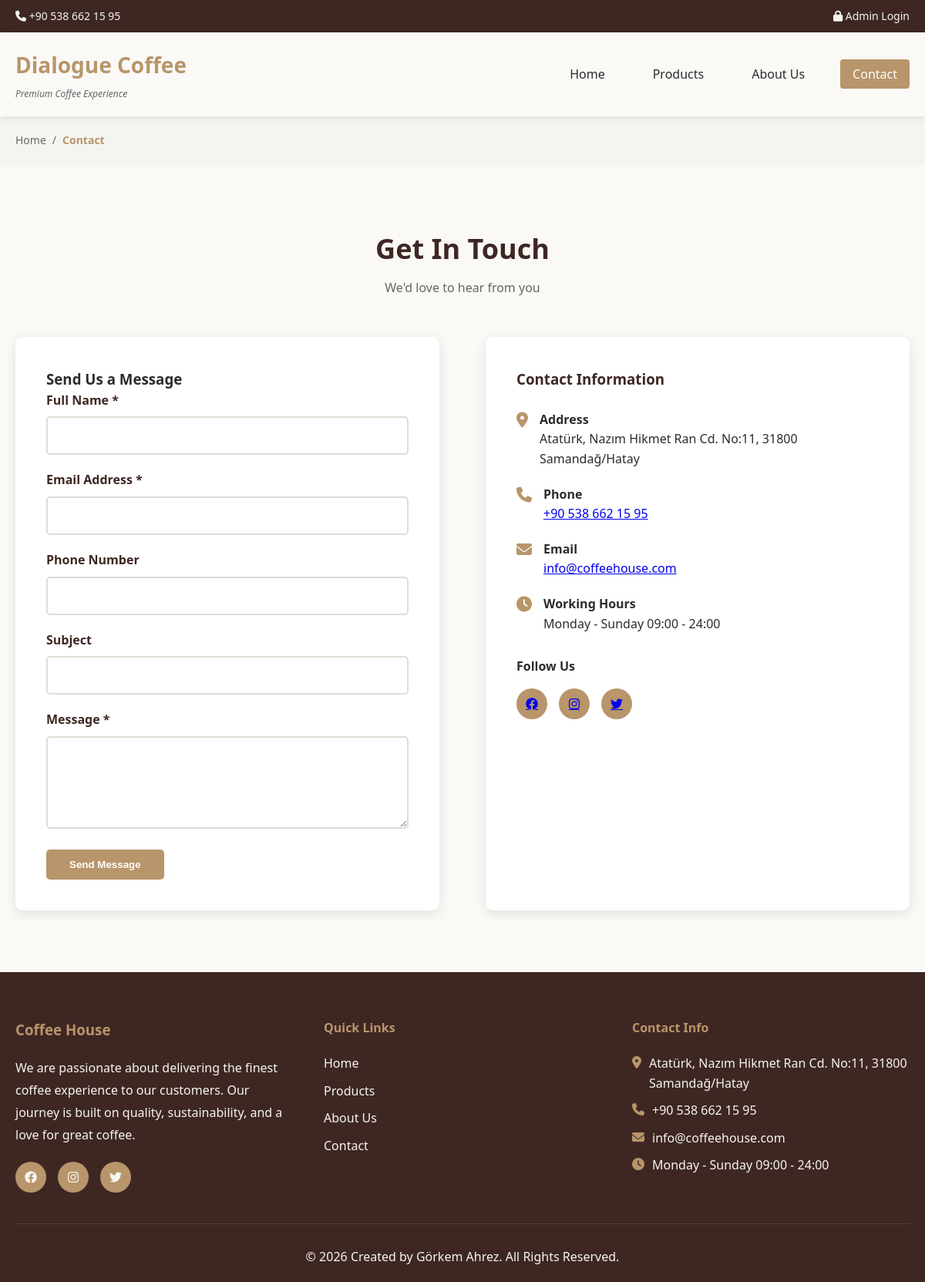
The page /contact.php on the database its author committed.
### tables this page shows
CREATE TABLE `site_settings` (
  `id` int(11) NOT NULL,
  `setting_key` varchar(50) NOT NULL,
  `setting_value` text DEFAULT NULL,
  `updated_at` timestamp NOT NULL DEFAULT current_timestamp() ON UPDATE current_timestamp()
);

### contact.php (the view, shortened to what this page needs)
<?php
require_once 'includes/config.php';
require_once 'includes/functions.php';
$breadcrumbs = [
    ['title' => 'Home', 'url' => 'index.php'],
    ['title' => 'Contact', 'url' => 'contact.php']
];
include 'includes/header.php';
?>
<?php echo get_breadcrumbs($breadcrumbs); ?>
<section class="contact-section">
    <div class="container">
        <div class="section-title">
            <h2>Get In Touch</h2>
            <p>We'd love to hear from you</p>
        </div>
        <div class="contact-content">
            <div class="contact-form">
                <h3>Send Us a Message</h3>
                <form method="POST" action="contact.php">
                    <div class="form-group">
                        <label for="name">Full Name *</label>
                        <input type="text"
                               id="name"
                               name="name"
                               value="<?php echo isset($_POST['name']) ? htmlspecialchars($_POST['name']) : ''; ?>"
                               required>
                    </div>
                    <div class="form-group">
                        <label for="email">Email Address *</label>
                        <input type="email"
                               id="email"
                               name="email"
                               value="<?php echo isset($_POST['email']) ? htmlspecialchars($_POST['email']) : ''; ?>"
                               required>
                    </div>
                    <div class="form-group">
                        <label for="phone">Phone Number</label>
                        <input type="tel"
                               id="phone"
                               name="phone"
                               value="<?php echo isset($_POST['phone']) ? htmlspecialchars($_POST['phone']) : ''; ?>">
                    </div>
                    <div class="form-group">
                        <label for="subject">Subject</label>
                        <input type="text"
                               id="subject"
                               name="subject"
                               value="<?php echo isset($_POST['subject']) ? htmlspecialchars($_POST['subject']) : ''; ?>">
                    </div>
                    <div class="form-group">
                        <label for="message">Message *</label>
                        <textarea id="message"
                                  name="message"
                                  required><?php echo isset($_POST['message']) ? htmlspecialchars($_POST['message']) : ''; ?></textarea>
                    </div>
                    <button type="submit" class="btn">Send Message</button>
                </form>
            </div>
            <div class="contact-info-box">
                <h3>Contact Information</h3>
                <div class="contact-info-item">
                    <i class="fas fa-map-marker-alt"></i>
                    <div>
                        <strong>Address</strong><br>
                        <?php echo get_setting('site_address'); ?>
                    </div>
                </div>
                <div class="contact-info-item">
                    <i class="fas fa-phone"></i>
                    <div>
                        <strong>Phone</strong><br>
                        <a href="tel:<?php echo get_setting('site_phone'); ?>">
                            <?php echo get_setting('site_phone'); ?>
                        </a>
                    </div>
                </div>
                <div class="contact-info-item">
                    <i class="fas fa-envelope"></i>
                    <div>
                        <strong>Email</strong><br>
                        <a href="mailto:<?php echo get_setting('site_email'); ?>">
                            <?php echo get_setting('site_email'); ?>
                        </a>
                    </div>
                </div>
                <div class="contact-info-item">
                    <i class="fas fa-clock"></i>
                    <div>
                        <strong>Working Hours</strong><br>
                        <?php echo get_setting('working_hours'); ?>
                    </div>
                </div>
                <div style="margin-top: 30px;">
                    <h4 style="margin-bottom: 15px;">Follow Us</h4>
                    <div class="social-links">
                        <a href="#"><i class="fab fa-facebook"></i></a>
                        <a href="#"><i class="fab fa-instagram"></i></a>
                        <a href="#"><i class="fab fa-twitter"></i></a>
                    </div>
                </div>
            </div>
        </div>
    </div>
</section>
<?php include 'includes/footer.php'; ?>

### includes/header.php (shortened to what this page needs)
<!DOCTYPE html>
<html lang="en">
<head>
    <link rel="stylesheet" href="<?php echo SITE_URL; ?>/assets/css/style.css">
    <link rel="stylesheet" href="https://cdnjs.cloudflare.com/ajax/libs/font-awesome/6.4.0/css/all.min.css">
</head>
<body>
    <div class="top-bar">
        <div class="container">
            <div class="top-bar-content">
                <div class="contact-info">
                    <a href="tel:<?php echo get_setting('site_phone'); ?>">
                        <i class="fas fa-phone"></i> <?php echo get_setting('site_phone'); ?>
                    </a>
                </div>
                <div class="admin-link">
                    <a href="<?php echo SITE_URL; ?>/admin/login.php">
                        <i class="fas fa-lock"></i> Admin Login
                    </a>
                </div>
            </div>
        </div>
    </div>
    <header class="main-header">
        <div class="container">
            <div class="header-content">
                <div class="logo">
                    <a href="<?php echo SITE_URL; ?>">
                        <h1>Dialogue Coffee</h1>
                        <p class="tagline">Premium Coffee Experience</p>
                    </a>
                </div>
                <nav class="main-nav">
                    <ul class="nav-menu" id="navMenu">
                        <li><a href="<?php echo SITE_URL; ?>/index.php" class="<?php echo basename($_SERVER['PHP_SELF']) == 'index.php' ? 'active' : ''; ?>">Home</a></li>
                        <li><a href="<?php echo SITE_URL; ?>/products.php" class="<?php echo basename($_SERVER['PHP_SELF']) == 'products.php' ? 'active' : ''; ?>">Products</a></li>
                        <li><a href="<?php echo SITE_URL; ?>/about.php" class="<?php echo basename($_SERVER['PHP_SELF']) == 'about.php' ? 'active' : ''; ?>">About Us</a></li>
                        <li><a href="<?php echo SITE_URL; ?>/contact.php" class="<?php echo basename($_SERVER['PHP_SELF']) == 'contact.php' ? 'active' : ''; ?>">Contact</a></li>
                    </ul>
                </nav>
            </div>
        </div>
    </header>

### includes/functions.php (shortened to what this page needs)
<?php
function clean_input($data) {
    global $conn;
    $data = trim($data);
    $data = stripslashes($data);
    $data = htmlspecialchars($data);
    return mysqli_real_escape_string($conn, $data);
}
function get_breadcrumbs($items) {
    $html = '<div class="breadcrumb-container">';
    $html .= '<div class="container">';
    $html .= '<nav class="breadcrumb">';
    foreach ($items as $index => $item) {
        if ($index < count($items) - 1) {
            $html .= '<a href="' . $item['url'] . '">' . $item['title'] . '</a>';
            $html .= '<span class="separator">/</span>';
        } else {
            $html .= '<span class="current">' . $item['title'] . '</span>';
        }
    }
    $html .= '</nav>';
    $html .= '</div>';
    $html .= '</div>';
    return $html;
}
function get_setting($key) {
    global $conn;
    $key = clean_input($key);
    $query = "SELECT setting_value FROM site_settings WHERE setting_key = '$key'";
    $result = mysqli_query($conn, $query);
    if ($result && mysqli_num_rows($result) > 0) {
        $row = mysqli_fetch_assoc($result);
        return $row['setting_value'];
    }
    return '';
}
?>

### includes/footer.php (shortened to what this page needs)
    <footer class="main-footer">
        <div class="container">
            <div class="footer-content">
                <div class="footer-column">
                    <h3>Coffee House</h3>
                    <p><?php echo get_setting('about_text'); ?></p>
                    <div class="social-links">
                        <a href="#"><i class="fab fa-facebook"></i></a>
                        <a href="#"><i class="fab fa-instagram"></i></a>
                        <a href="#"><i class="fab fa-twitter"></i></a>
                    </div>
                </div>
                <div class="footer-column">
                    <h4>Quick Links</h4>
                    <ul>
                        <li><a href="<?php echo SITE_URL; ?>/index.php">Home</a></li>
                        <li><a href="<?php echo SITE_URL; ?>/products.php">Products</a></li>
                        <li><a href="<?php echo SITE_URL; ?>/about.php">About Us</a></li>
                        <li><a href="<?php echo SITE_URL; ?>/contact.php">Contact</a></li>
                    </ul>
                </div>
                <div class="footer-column">
                    <h4>Contact Info</h4>
                    <ul class="contact-list">
                        <li><i class="fas fa-map-marker-alt"></i> <?php echo get_setting('site_address'); ?></li>
                        <li><i class="fas fa-phone"></i> <?php echo get_setting('site_phone'); ?></li>
                        <li><i class="fas fa-envelope"></i> <?php echo get_setting('site_email'); ?></li>
                        <li><i class="fas fa-clock"></i> <?php echo get_setting('working_hours'); ?></li>
                    </ul>
                </div>
            </div>
            <div class="footer-bottom">
                <p>&copy; <?php echo date('Y'); ?> Created by Görkem Ahrez. All Rights Reserved.</p>
            </div>
        </div>
    </footer>
</body>
</html>

### assets/css/style.css (style rules this page uses)
* { margin: 0; padding: 0; box-sizing: border-box; }
:root { --primary-color: #b8956a; --secondary-color: #8b7355; --off-white: #f5f5f0; --cream: #faf9f6; --dark-brown: #3e2723; --light-khaki: #d4c4a8; --text-dark: #2c2c2c; --text-light: #666; --border-color: #e0ddd5; }
body { font-family: 'Segoe UI', Tahoma, Geneva, Verdana, sans-serif; line-height: 1.6; color: var(--text-dark); background-color: var(--off-white); }
.container { max-width: 1200px; margin: 0 auto; padding: 0 20px; }
.top-bar { background-color: var(--dark-brown); color: var(--off-white); padding: 10px 0; font-size: 14px; }
.top-bar-content { display: flex; justify-content: space-between; align-items: center; }
.top-bar a { color: var(--off-white); text-decoration: none; transition: color 0.3s; }
.main-header { background-color: var(--cream); box-shadow: 0 2px 10px rgba(0,0,0,0.1); position: sticky; top: 0; z-index: 1000; }
.header-content { display: flex; justify-content: space-between; align-items: center; padding: 20px 0; }
.logo a { text-decoration: none; color: var(--dark-brown); }
.logo h1 { font-size: 28px; font-weight: 700; color: var(--primary-color); margin-bottom: 5px; }
.logo .tagline { font-size: 12px; color: var(--text-light); font-style: italic; }
.main-nav { position: relative; }
.nav-menu { display: flex; list-style: none; gap: 30px; }
.nav-menu a { color: var(--text-dark); text-decoration: none; font-weight: 500; padding: 8px 16px; border-radius: 4px; transition: all 0.3s; }
.nav-menu a:hover, .nav-menu a.active { background-color: var(--primary-color); color: white; }
.btn { display: inline-block; padding: 12px 30px; background-color: var(--primary-color); color: white; text-decoration: none; border-radius: 5px; font-weight: 600; transition: all 0.3s; border: none; cursor: pointer; }
.section-title { text-align: center; margin-bottom: 50px; }
.section-title h2 { font-size: 36px; color: var(--dark-brown); margin-bottom: 10px; }
.section-title p { color: var(--text-light); }
.breadcrumb-container { padding: 20px 0; background-color: var(--off-white); }
.breadcrumb { display: flex; align-items: center; flex-wrap: wrap; gap: 8px; font-size: 14px; }
.breadcrumb a { color: var(--text-light); text-decoration: none; transition: color 0.3s; }
.breadcrumb .separator { color: var(--text-light); }
.breadcrumb .current { color: var(--primary-color); font-weight: 600; }
.contact-section { padding: 80px 0; background-color: var(--cream); }
.contact-content { display: grid; grid-template-columns: 1fr 1fr; gap: 60px; }
.contact-form { background-color: white; padding: 40px; border-radius: 10px; box-shadow: 0 4px 15px rgba(0,0,0,0.1); }
.form-group { margin-bottom: 20px; }
.form-group label { display: block; margin-bottom: 8px; font-weight: 600; color: var(--dark-brown); }
.form-group input, .form-group textarea, .form-group select { width: 100%; padding: 12px; border: 2px solid var(--border-color); border-radius: 5px; font-size: 16px; font-family: inherit; }
.form-group textarea { resize: vertical; min-height: 120px; }
.contact-info-box { background-color: white; padding: 40px; border-radius: 10px; box-shadow: 0 4px 15px rgba(0,0,0,0.1); }
.contact-info-box h3 { color: var(--dark-brown); margin-bottom: 25px; }
.contact-info-item { display: flex; align-items: start; margin-bottom: 20px; }
.contact-info-item i { font-size: 20px; color: var(--primary-color); margin-right: 15px; margin-top: 3px; }
.main-footer { background-color: var(--dark-brown); color: var(--off-white); padding: 60px 0 20px; }
.footer-content { display: grid; grid-template-columns: repeat(auto-fit, minmax(250px, 1fr)); gap: 40px; margin-bottom: 40px; }
.footer-column h3, .footer-column h4 { color: var(--primary-color); margin-bottom: 20px; }
.footer-column p { line-height: 1.8; margin-bottom: 20px; }
.footer-column ul { list-style: none; }
.footer-column ul li { margin-bottom: 10px; }
.footer-column a { color: var(--off-white); text-decoration: none; transition: color 0.3s; }
.social-links { display: flex; gap: 15px; }
.social-links a { display: flex; align-items: center; justify-content: center; width: 40px; height: 40px; background-color: var(--primary-color); border-radius: 50%; transition: background-color 0.3s; }
.contact-list li { display: flex; align-items: start; margin-bottom: 15px; }
.contact-list i { color: var(--primary-color); margin-right: 10px; margin-top: 3px; }
.footer-bottom { text-align: center; padding-top: 30px; border-top: 1px solid rgba(255,255,255,0.1); }

### rows shown on the page
site_settings: setting_value "+90 538 662 15 95"
site_settings: setting_value "Atatürk, Nazım Hikmet Ran Cd. No:11, 31800 Samandağ/Hatay"
site_settings: setting_value "info@coffeehouse.com"
site_settings: setting_value "Monday - Sunday 09:00 - 24:00"
site_settings: setting_value "We are passionate about delivering the finest coffee experience to our customers. Our journey is built on quality, sustainability, and a love for great coffee."

### other values the page prints
$item['title'] "Home"
$item['title'] "Contact"
